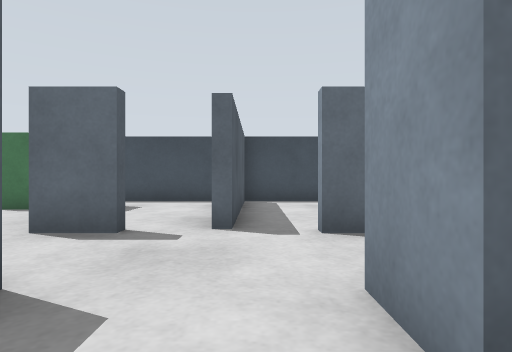
[1] (above)

18 first-person views from a walk through a world built for the Gazebo simulator. The camera is 0.39 m above the floor, looks level and sees 75° across. The floor is counted in squares, 0.5 m on a side. Each view is taken from the middle of a square. On the plan, view 1 faces up. The plan holds only what a view shows up to about 11 squares ahead; the rest is blank. The place goes on beyond the plan.

[2]
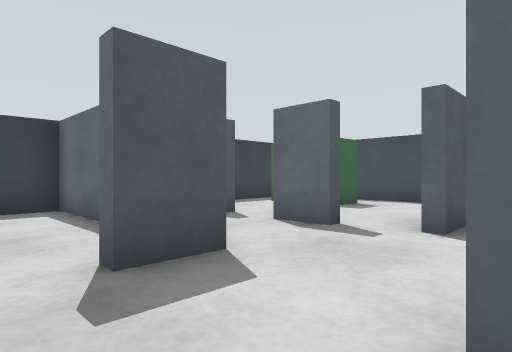

[3]
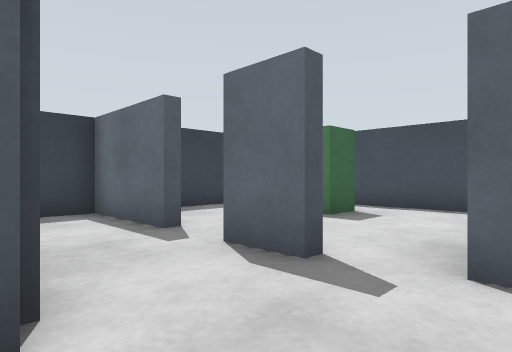

[4]
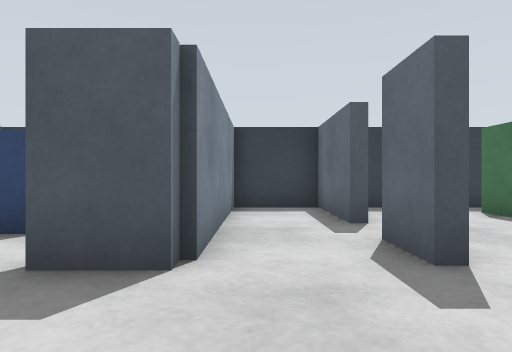

[5]
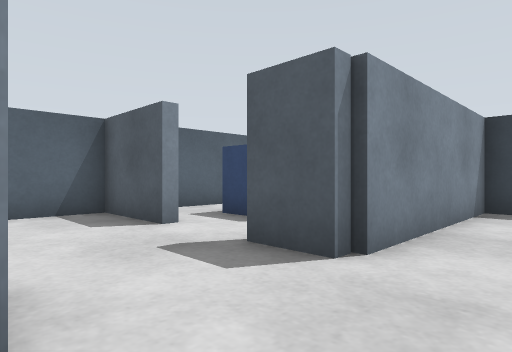

[6]
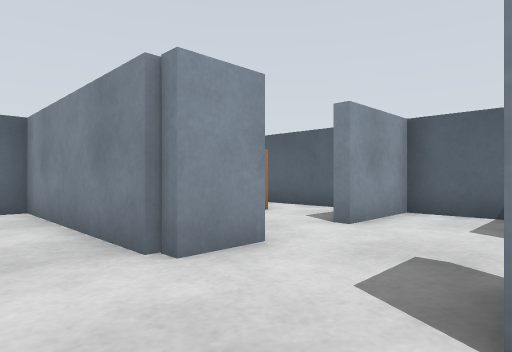

[7]
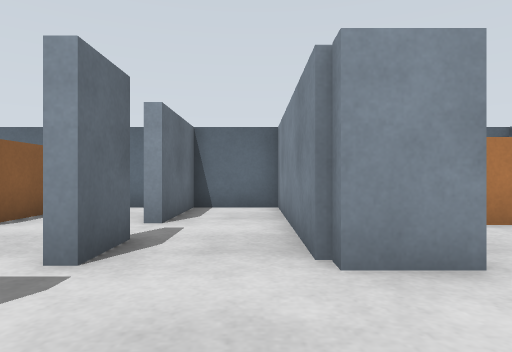

[8]
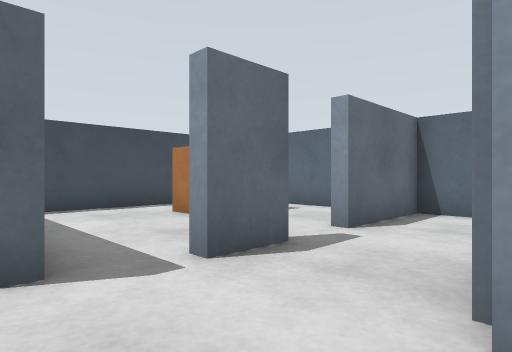

[9]
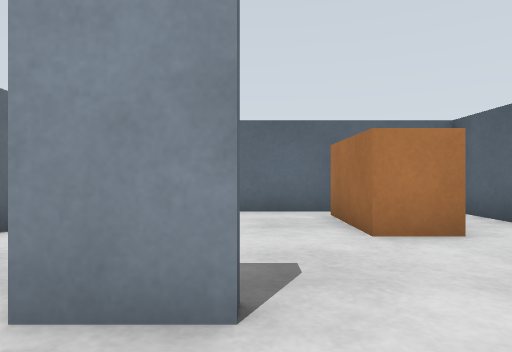

[10]
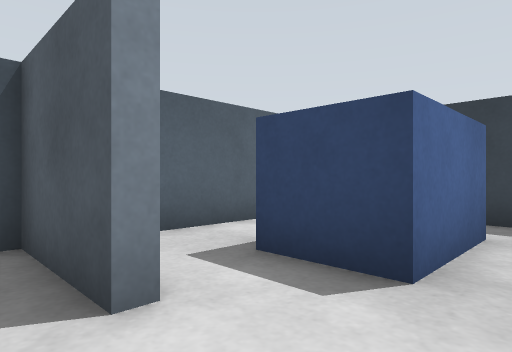

[11]
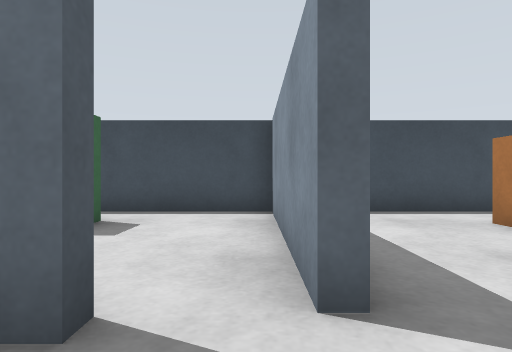

[12]
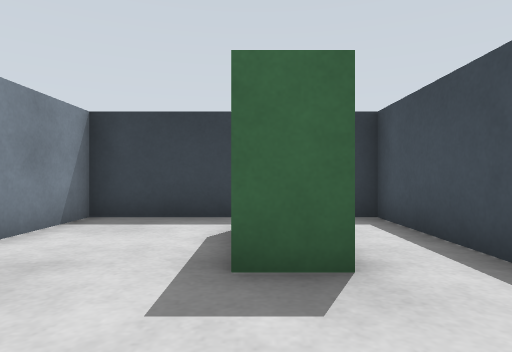

[13]
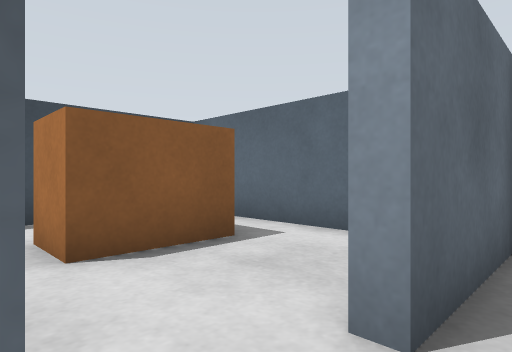

[14]
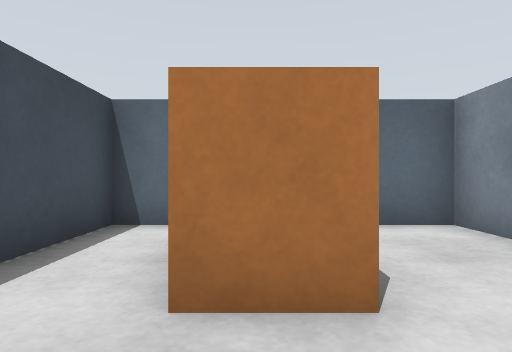

[15]
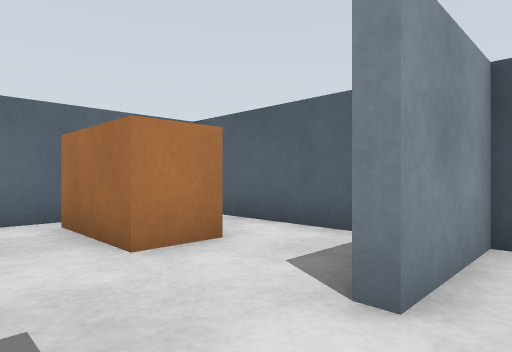

[16]
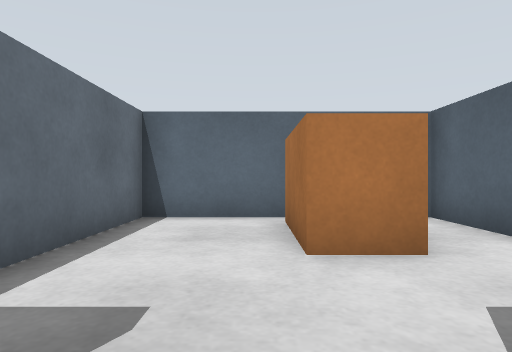

[17]
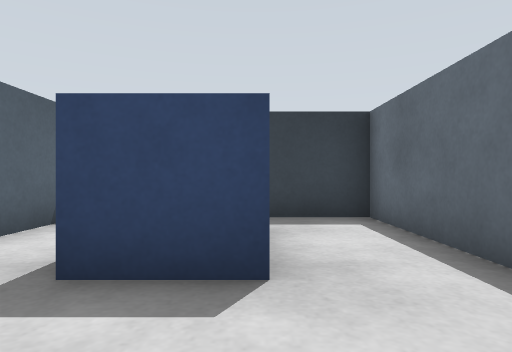

[18]
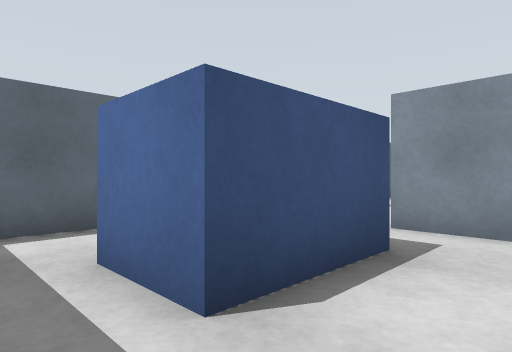

### Floor plan
Points are (right, up) in squares from view 1. A wall is a line through its corners. A room is listed if a view was taken in it or the views show most of it. See-through windows are left out.
Room 1 (views 1, 2, 3, 8, 9, 10, 15, 16, 17)
walls: (-1.8, -0.9) (-1.8, -3.3) (0.7, -3.3) (0.7, -0.9); (0.7, 1) (0.7, 2.4); (-1.8, 2.4) (-1.8, 1)
ways out: opening at (-0.5, 2) to room 3; opening at (-2, 0.5) to room 5; opening at (1, 0.5) to room 6
Room 2 (views 4, 5, 13)
walls: (2.1, 4.5) (0.9, 4.5); (0.7, 2.4) (6.3, 2.4) (6.3, 4.5) (3.5, 4.5)
ways out: opening at (1.5, 3.5) to room 3; opening at (3, 5) to room 4; gap at (1, 5) to room 4
Room 3 (views 6, 7, 11, 12)
walls: (-4.5, 4.5) (-7.3, 4.5) (-7.3, 2.4) (-1.8, 2.4); (-1.9, 4.5) (-3.1, 4.5); (-0.3, 4.9) (-0.6, 4.9) (-0.6, 9.9); (0, 10.3) (-7.3, 10.3) (-7.3, 4.9) (-5, 4.9)
ways out: opening at (-0.5, 2) to room 1; opening at (1.5, 3.5) to room 2
objects: cabinet (-6, 8) to (-4, 8)
Room 4 (view 14)
walls: (5, 4.9) (6.3, 4.9) (6.3, 10.3) (0, 10.3); (-0.3, 9.9) (-0.3, 4.9)
ways out: opening at (3, 5) to room 2; gap at (1, 5) to room 2
objects: brown box (3, 8) to (5, 8)
Room 5 (view 18)
walls: (-6.5, -3.3) (-3.4, -3.3); (-2, -2.4) (-2, -0.9); (-3.8, 2.1) (-7.3, 2.1) (-7.3, -0.2)
ways out: opening at (-2, 0.5) to room 1
objects: blue box (-6, -1) to (-4, 0)
Room 6 (no view inside)
walls: (6.3, -1) (6.3, 2.1) (2.8, 2.1); (2.4, -3.3) (6.4, -3.3)
ways out: opening at (1, 0.5) to room 1
objects: brown box (4, -1) to (5, -1)

Positions as (right, up) in squares from view 1, and headings:
1: (0, 0), facing up
2: (1, 0), facing up-left
3: (0, 2), facing up-left
4: (1, 3), facing left
5: (1, 4), facing down-left
6: (-2, 4), facing down-right
7: (-2, 3), facing right
8: (-1, 2), facing up-right
9: (-1, 1), facing right
10: (-1, 1), facing down-left
11: (-1, 3), facing up
12: (-1, 8), facing left
13: (2, 4), facing up-right
14: (1, 8), facing right
15: (0, 1), facing down-right
16: (0, 0), facing right
17: (-1, 0), facing left
18: (-7, -3), facing up-right
